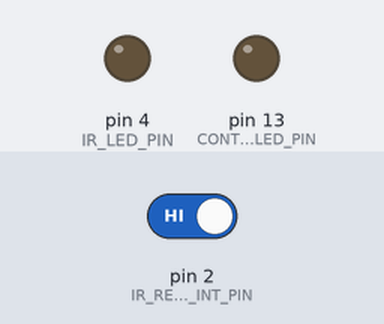
Bench run of a sketch on a simulated Arduino Uno, built with avr-gcc and run on an emulated ATmega328P. Parts: output pins drawn as LEDs (lit = HIGH). The test bench sets the inputs (shaded band); at power-on: pin 2 (IR_RECIEVER_INT_PIN) HIGH.

Above: at 1.2 s.
1.3 s: pin 2 (IR_RECIEVER_INT_PIN) driven LOW
At 2.3 s:
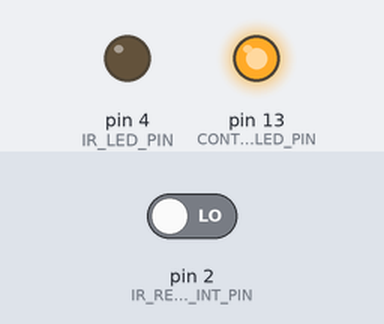
2.8 s: pin 2 (IR_RECIEVER_INT_PIN) driven HIGH
At 3.4 s:
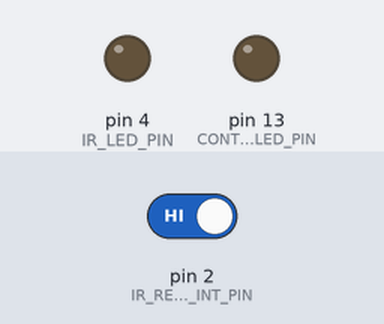
Timing chart, 0 to 5.8 s (numbered marks = the images above; inputs shaded):
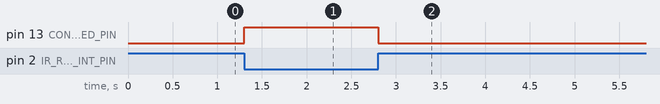

Measured:
- after the input at 1.3 s, pin 13 (CONTOL_LED_PIN): LOW → HIGH at once
- after the input at 2.8 s, pin 13 (CONTOL_LED_PIN): HIGH → LOW at once

The sketch:

SDK_AC_module.ino
```cpp
#include <IRremote.h>

#define IR_RECIEVER_INT 0
#define IR_RECIEVER_INT_PIN 2
#define IR_RECIEVER_PIN 11

#define CONTOL_LED_PIN 13
#define IR_LED_PIN 4

#define SERIAL_BAUD_RATE 57600

IRrecv irrecv(IR_RECIEVER_PIN);
decode_results results;


void irRecieverInt() {
  boolean recieverState = digitalRead(IR_RECIEVER_INT_PIN);
  digitalWrite(CONTOL_LED_PIN, !recieverState);

}

// the setup routine runs once when you press reset:
void setup() {
  pinMode(IR_RECIEVER_INT_PIN, INPUT);
  pinMode(IR_RECIEVER_PIN, INPUT);

  pinMode(CONTOL_LED_PIN, OUTPUT);
  pinMode(IR_LED_PIN, OUTPUT);

  digitalWrite(CONTOL_LED_PIN, LOW);
  digitalWrite(IR_LED_PIN, LOW);

  noInterrupts();           // disable all interrupts

  attachInterrupt(IR_RECIEVER_INT, irRecieverInt, CHANGE);

  interrupts();

  Serial.begin(57600);
  irrecv.enableIRIn();
}

// the loop routine runs over and over again forever:
void loop() {
  if (irrecv.decode(&results)) {
      Serial.println(results.value, HEX);
      irrecv.resume(); // Receive the next value
  }
}
```
